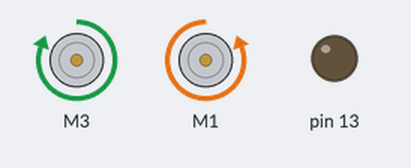
This sketch was run on a simulated Arduino Uno, built with avr-gcc and run on an emulated ATmega328P. Shown: 2 × DC motor (green arrow = forward, orange = backward, longer = faster), output pins drawn as LEDs (lit = HIGH).

Above: at 0.1 s.
Timing chart, 0 to 1.6 s (numbered marks = the images above):
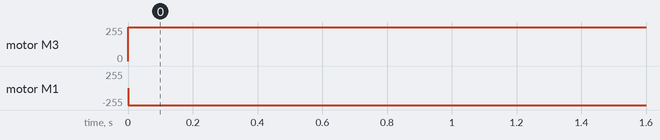

Measured:
- by itself, motor M3: stopped → forward 255/255 at 0.00 s
- by itself, motor M1: stopped → backward 255/255 at 0.00 s

The sketch:

DriveTest_JYH.ino
```cpp
//Breadboard Bot vroom vroom

#include <Wire.h>
#include <Adafruit_MotorShield.h>
#include <math.h>
#include <breadboardbot.h>

  //Create the motor shield object with the default f2C address
Adafruit_MotorShield AFMS = Adafruit_MotorShield();

  //Define constants
#define TESTTIME 1000

  //Default speed for motors
const byte SPEED = 200;

  //Define 'ports' for motors.
const byte LEFTMOTORPORT = 3;
const byte RIGHTMOTORPORT = 1;

  //Create pointers to motor control objects
Adafruit_DCMotor *motorLeft = AFMS.getMotor(LEFTMOTORPORT);
Adafruit_DCMotor *motorRight = AFMS.getMotor (RIGHTMOTORPORT);

boolean running;

void setup(void)
{
  AFMS.begin(); //create with the default frequency 1.6KHz
      //Turns off all motors to start, just a good habit
  motorLeft -> run(RELEASE);
  motorRight -> run(RELEASE);

  pinMode (13, OUTPUT);

  running = true;
}

void blink (void)
{
  digitalWrite (13, HIGH);
  delay (1000);
  digitalWrite (13, LOW);
  delay (15);
}

void infiniteRun(void)
{
  //Runs infinitely
  motorLeft -> setSpeed (SPEED);  //Set both speeds
  motorRight -> setSpeed (SPEED);
  motorLeft -> run (FORWARD);
  motorRight -> run (FORWARD);
  delay (TESTTIME);  //Runs for 1 second
}

void delayedRun(void)
{
  //Runs infinitely with delay intervals

    //Runs infinitely
  motorLeft -> setSpeed (SPEED);  //Set both speeds
  motorRight -> setSpeed (SPEED);
  motorLeft -> run (FORWARD);
  motorRight -> run (FORWARD);
  delay (TESTTIME);  //Runs for 1 second

    //Adds 1 second delays
  motorLeft -> run (RELEASE);
  motorRight -> run (RELEASE);
  delay (TESTTIME);
}

void infiniteDelay (void)
{
  //Runs once then delays infinitely

    //Runs once
  motorLeft -> setSpeed (SPEED);  //Set both speeds
  motorRight -> setSpeed (SPEED);
  motorLeft -> run (FORWARD);
  motorRight -> run (FORWARD);
  delay (TESTTIME);  //Runs for 1 second

    //Delays infinitely
  motorLeft -> run (RELEASE);
  motorRight -> run (RELEASE);
  while (true) {}
}

void circle(void)
{
    //Do rad doughnuts
  motorLeft -> setSpeed (255);  //Set both speeds
  motorRight -> setSpeed (255);
  motorLeft -> run (FORWARD);
  motorRight -> run (BACKWARD);  //Set one wheel to run backwards for maximum doughnuttage
  delay (6000);  //Runs for 6 seconds
  /*  motorLeft -> run (RELEASE);
  motorRight -> run (RELEASE);
  delay (TESTTIME);  */
}

void square (void)
{
  delay(1000); // Delay for a second to give time to place the robot.

  // Autonomous loop for driving in a square
  for ( byte leg = 1; leg <= 4; leg++ )
    {
      drive(12, (100), *motorLeft, *motorRight);// Forward for 10 inches
      pivot(-80., (100), *motorLeft, *motorRight); // 90 deg. to left
      allStop(FORWARD, *motorLeft, *motorRight);
      delay(500);  // Pause for 1/2 a second after turning
    }
  delay(2000);
  for ( byte leg = 1; leg <= 4; leg++ ) {
    drive(12., (100), *motorLeft, *motorRight);// Forward for 10 inches
    pivot(80., (100), *motorLeft, *motorRight); // 90 deg. to left
    allStop(FORWARD, *motorLeft, *motorRight);
    delay(500);  // Pause for 1/2 a second after turning
  }
}

void loop(void)
{
  //while (running == true)
  //{
    //blink();
    circle();
  //}
}
```
